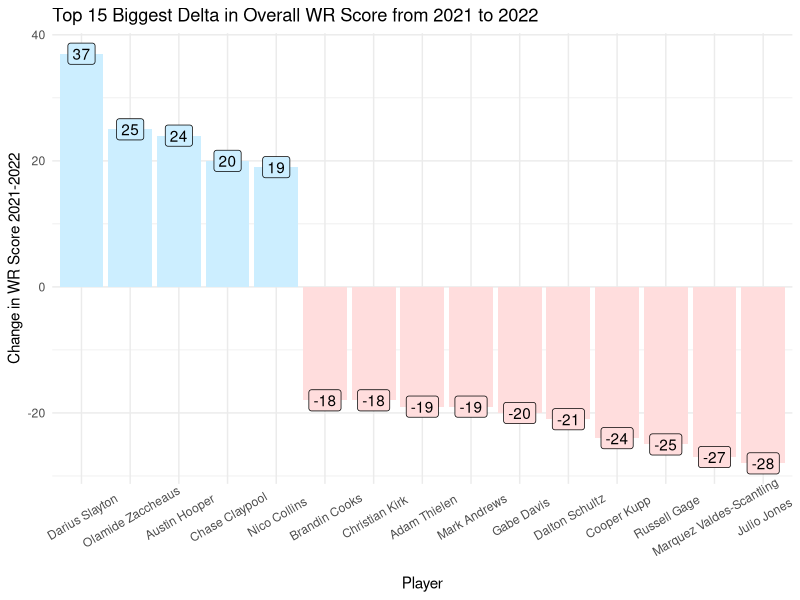
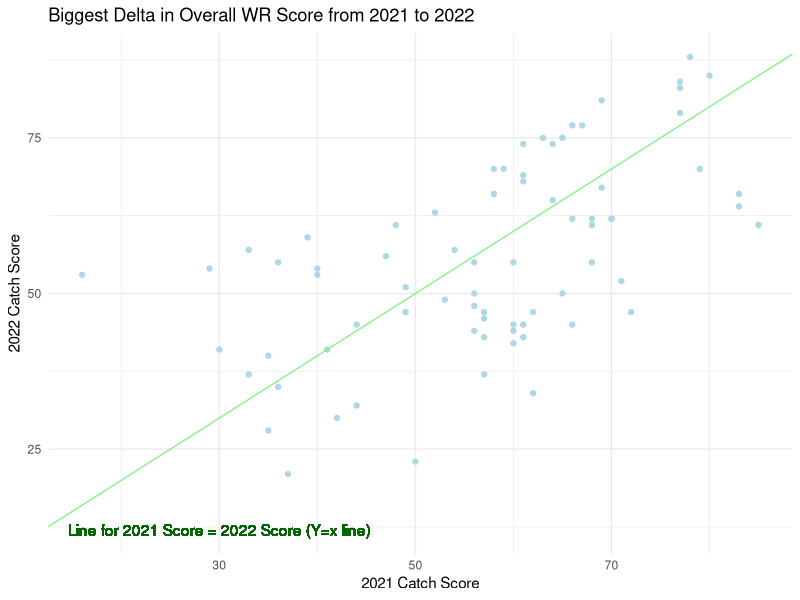
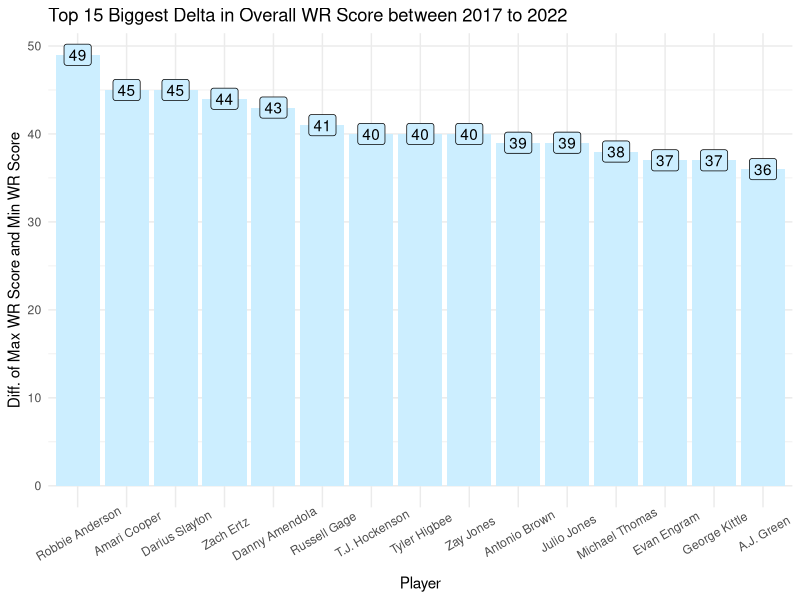
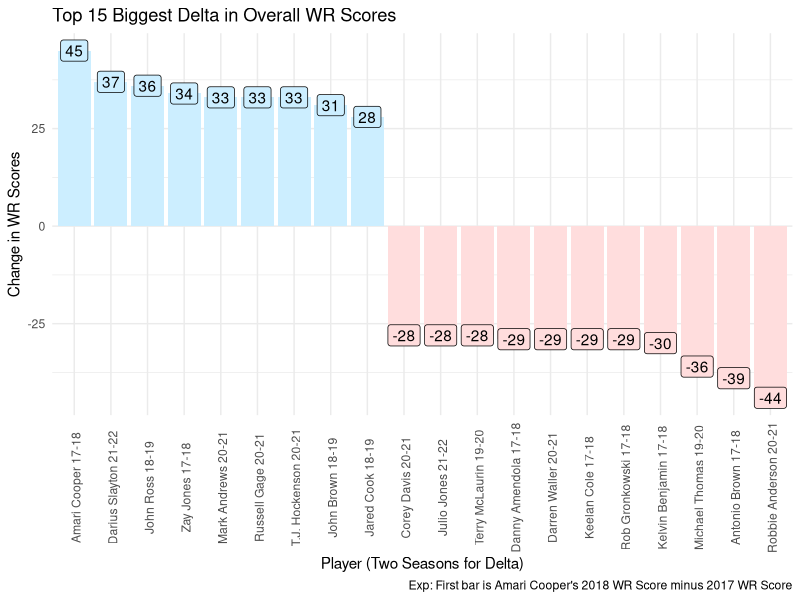

These figures' R source, in order:
## ---- chunk 1
library(dplyr)
library(tidyr)
library(ggplot2)
library(reshape2) 

## ---- chunk 2
data = read.csv("WR_Advanced_Stats - PivotData_Clean.csv")
head(data)
## ---- chunk 3
wrscore_21_22 = data %>%
  select(Player, X2021_Overall, X2022_Overall) %>%
  mutate(overall_delta = X2022_Overall - X2021_Overall) %>%
  mutate(overall_delta_abs = abs(overall_delta)) %>%
  na.exclude() %>%
  arrange(desc(overall_delta_abs))
  
  
wrscore_21_22 %>%
  head(15) %>%
  mutate(color = ifelse(overall_delta < 0, "#FFDDDD","#CCEEFF")) %>%
  ggplot(aes(x = reorder(Player, -overall_delta), y = overall_delta, fill = color, label = overall_delta)) + 
    geom_bar(stat="identity") +
    geom_label() +
    theme_minimal() +
    labs(title = "Top 15 Biggest Delta in Overall WR Score from 2021 to 2022",
         x = "Player", 
         y = "Change in WR Score 2021-2022") + 
    theme(axis.text.x = element_text(angle = 30, vjust = 0.7)) +
    scale_fill_identity(guide = FALSE)

## ---- chunk 4
wrscore_21_22 %>%
  ggplot(aes(x = X2021_Overall, y = X2022_Overall)) + 
    geom_point(color = 'lightblue') +
    geom_abline(slope=1, intercept = 0, color = 'lightgreen') +
    geom_text(aes(30, 12, label = "Line for 2021 Score = 2022 Score (Y=x line)"), color = 'darkgreen') +
    theme_minimal() + 
    labs(title = "Biggest Delta in Overall WR Score from 2021 to 2022",
         x = "2021 Catch Score", 
         y = "2022 Catch Score")
## ---- chunk 5
data_overalls = data %>%
  select(Player, X2017_Overall, X2018_Overall, X2019_Overall, X2020_Overall, X2021_Overall, X2022_Overall)

data_overalls$max_overall <- apply(data_overalls[, 2:7], 1, max, na.rm=TRUE)
data_overalls$min_overall <- apply(data_overalls[, 2:7], 1, min, na.rm=TRUE)


wrscore_alldelta = data_overalls %>%
  mutate(overall_delta = max_overall - min_overall) %>%
  mutate(overall_delta_abs = abs(overall_delta)) %>%
  arrange(desc(overall_delta_abs))
  
  
wrscore_alldelta %>%
  head(15) %>%
  mutate(color = ifelse(overall_delta < 0, "#FFDDDD","#CCEEFF")) %>%
  ggplot(aes(x = reorder(Player, -overall_delta), y = overall_delta, fill = color, label = overall_delta)) + 
    geom_bar(stat="identity") +
    geom_label() +
    theme_minimal() +
    labs(title = "Top 15 Biggest Delta in Overall WR Score between 2017 to 2022",
         x = "Player", 
         y = "Diff. of Max WR Score and Min WR Score") + 
    theme(axis.text.x = element_text(angle = 30, vjust = 0.7)) +
    scale_fill_identity(guide = FALSE)
## ---- chunk 6
wrscore_21_22 = wrscore_21_22 %>%
  rename(Y0_Overall = X2021_Overall,
         Y1_Overall = X2022_Overall) %>%
  mutate(Player = paste(Player, "21-22"))

wrscore_20_21 = data %>%
  select(Player, X2020_Overall, X2021_Overall) %>%
  mutate(overall_delta = X2021_Overall - X2020_Overall) %>%
  mutate(overall_delta_abs = abs(overall_delta)) %>%
  na.exclude() %>%
  rename(Y0_Overall = X2020_Overall,
         Y1_Overall = X2021_Overall) %>%
  mutate(Player = paste(Player, "20-21"))

wrscore_19_20 = data %>%
  select(Player, X2019_Overall, X2020_Overall) %>%
  mutate(overall_delta = X2020_Overall - X2019_Overall) %>%
  mutate(overall_delta_abs = abs(overall_delta)) %>%
  na.exclude() %>%
  rename(Y0_Overall = X2019_Overall,
         Y1_Overall = X2020_Overall) %>%
  mutate(Player = paste(Player, "19-20"))

wrscore_18_19 = data %>%
  select(Player, X2018_Overall, X2019_Overall) %>%
  mutate(overall_delta = X2019_Overall - X2018_Overall) %>%
  mutate(overall_delta_abs = abs(overall_delta)) %>%
  na.exclude() %>%
  rename(Y0_Overall = X2018_Overall,
         Y1_Overall = X2019_Overall) %>%
  mutate(Player = paste(Player, "18-19"))

wrscore_17_18 = data %>%
  select(Player, X2017_Overall, X2018_Overall) %>%
  mutate(overall_delta = X2018_Overall - X2017_Overall) %>%
  mutate(overall_delta_abs = abs(overall_delta)) %>%
  na.exclude() %>%
  rename(Y0_Overall = X2018_Overall,
         Y1_Overall = X2017_Overall) %>%
  mutate(Player = paste(Player, "17-18"))


wrscore_deltas = rbind(wrscore_21_22, wrscore_20_21, wrscore_19_20, wrscore_18_19, wrscore_17_18) %>%
    arrange(desc(overall_delta_abs))
## ---- chunk 7
wrscore_deltas %>%
  head(20) %>%
  mutate(color = ifelse(overall_delta < 0, "#FFDDDD","#CCEEFF")) %>%
  ggplot(aes(x = reorder(Player, -overall_delta), y = overall_delta, fill = color, label = overall_delta)) + 
    geom_bar(stat="identity") +
    geom_label() +
    theme_minimal() +
    labs(title = "Top 15 Biggest Delta in Overall WR Scores",
         caption = "Exp: First bar is Amari Cooper's 2018 WR Score minus 2017 WR Score",
         x = "Player (Two Seasons for Delta)", 
         y = "Change in WR Scores") + 
    theme(axis.text.x = element_text(angle = 90, vjust = 0.7)) +
    scale_fill_identity(guide = FALSE)
## ---- chunk 8
data_overall = data %>%
  select(Player, X2017_Overall, X2018_Overall, X2019_Overall, X2020_Overall, X2021_Overall, X2022_Overall)

#get consecutive years 
data_overall$consecutive_years <- (apply(!is.na(data_overall[-1]),1,
            function(x) any(with(rle(x), lengths[values])>1)))+0

consecutiveyears_players = data_overall %>%
  filter(consecutive_years > 0) %>%
  select(Player) 

nrow(consecutiveyears_players)
